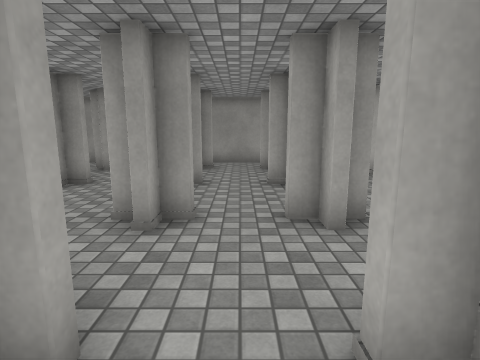
view 1 (above)

24 first-person views from a walk through a scene from a Unity 3-D project. The camera is 1.4 m above the floor, tilts 10° down and sees 80° across. Doors are open. The floor is counted in squares, 1 m on a side. Each view is taken from the middle of a square. On the plan, view 1 faces up. The plan holds only what a view shows up to about 14 squares ahead; the rest is blank. The place goes on beyond the plan. The player character is not drawn. Surface patterns are stand-ins for the level's own textures.

view 2
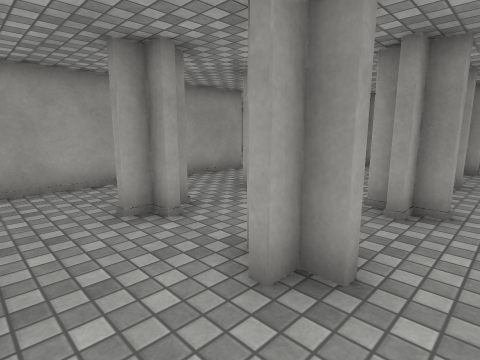

view 3
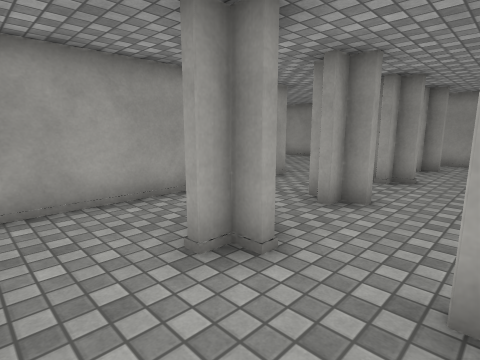

view 4
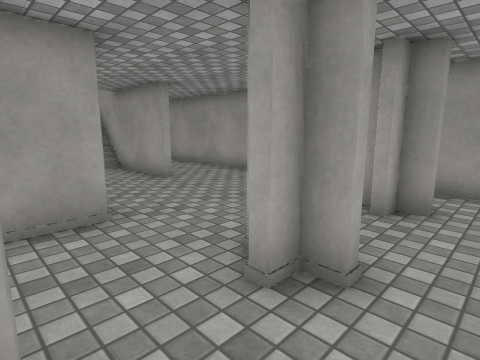

view 5
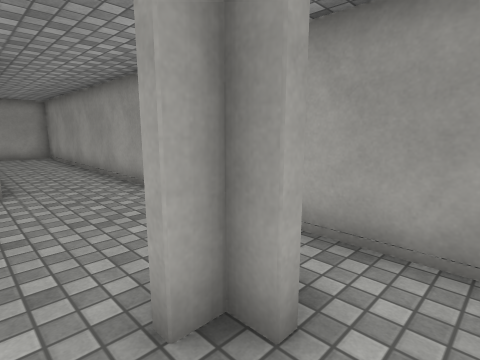

view 6
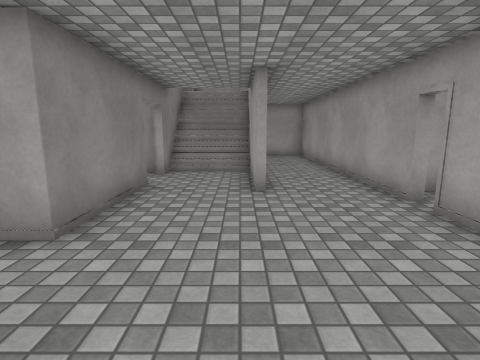

view 7
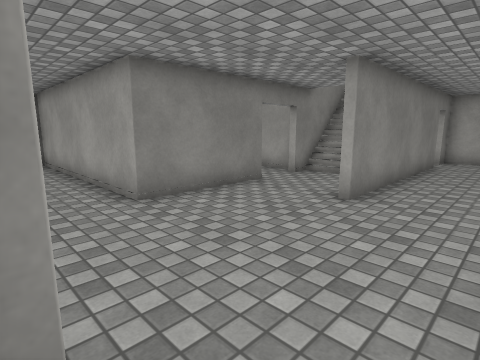

view 8
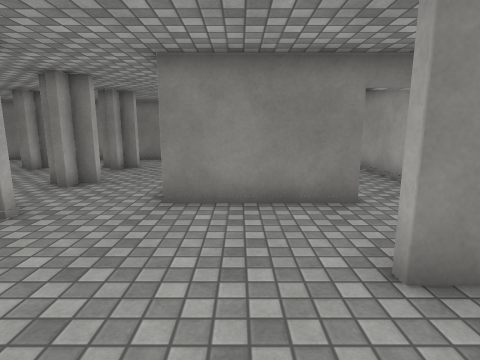

view 9
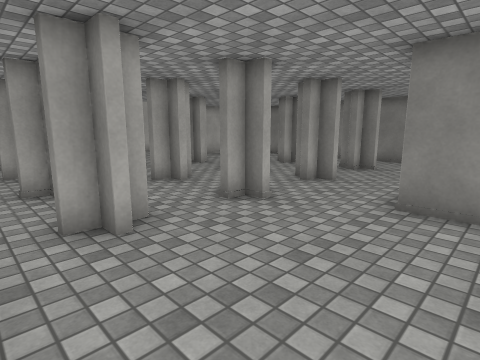

view 10
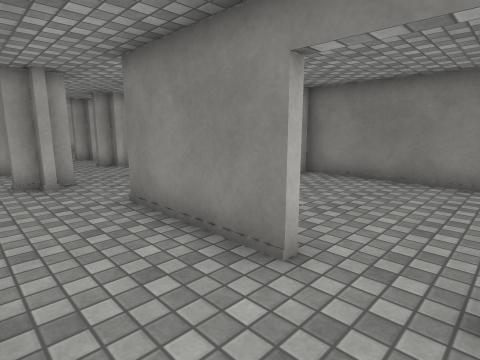

view 11
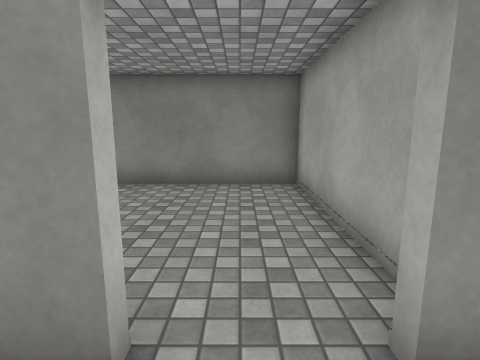

view 12
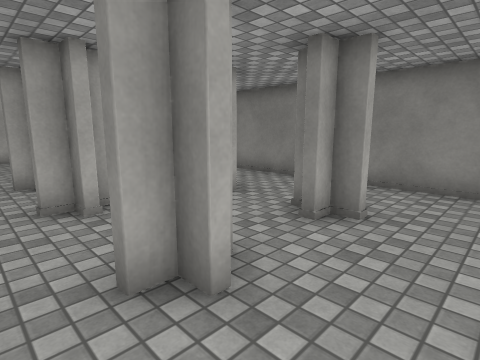

view 13
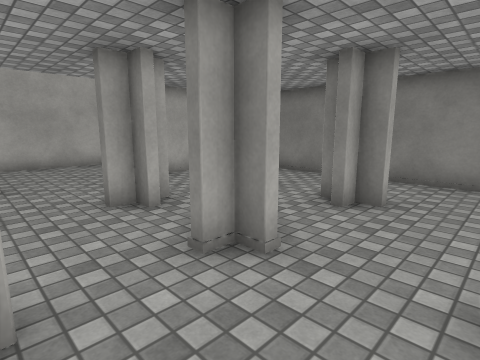

view 14
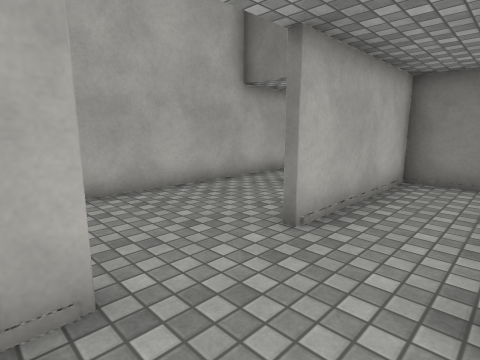

view 15
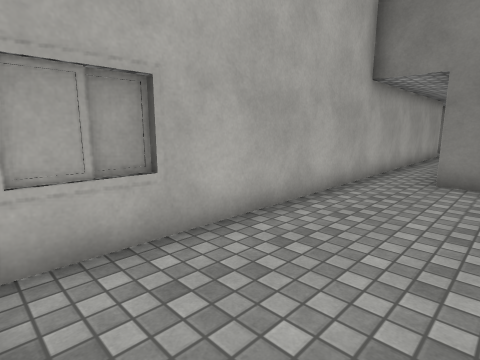

view 16
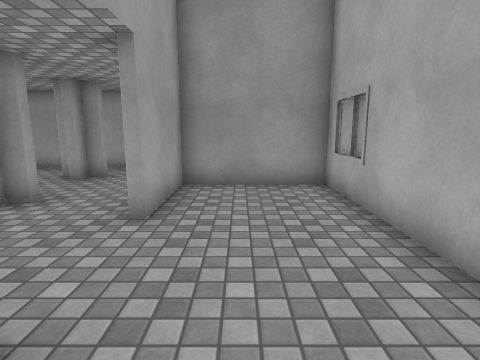

view 17
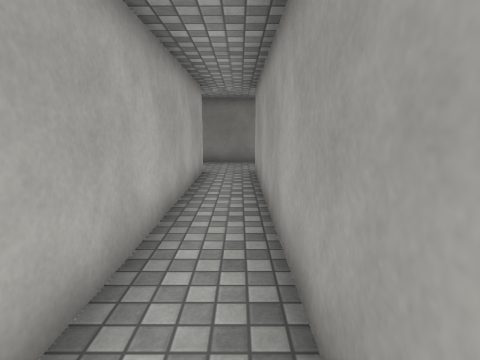

view 18
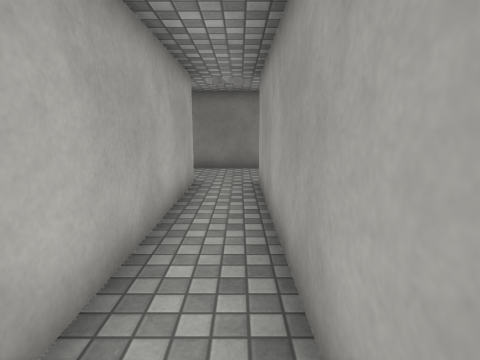

view 19
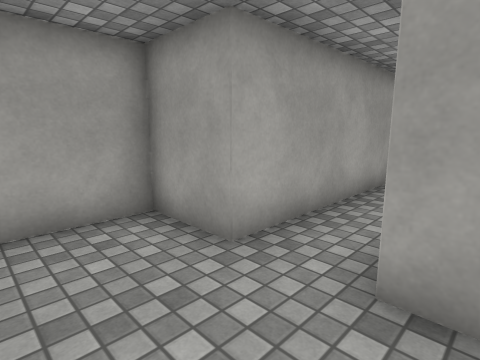

view 20
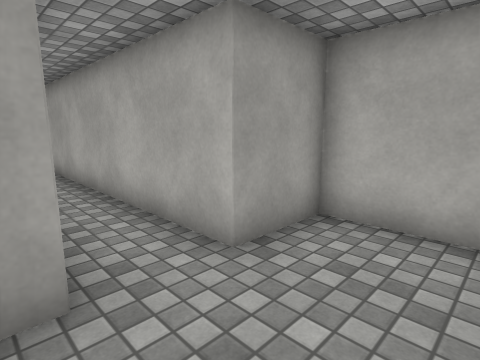

view 21
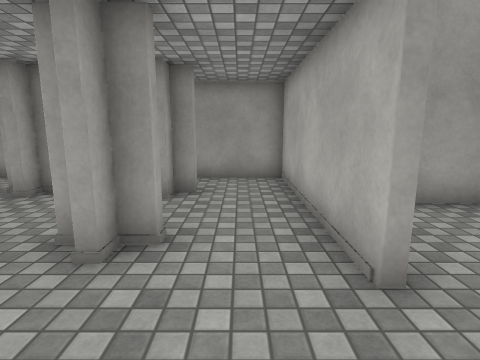

view 22
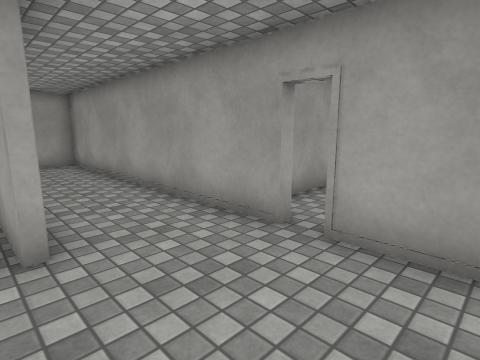

view 23
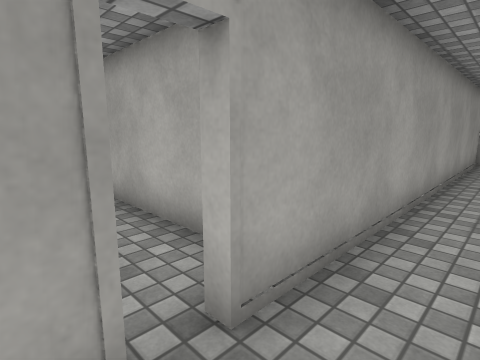

view 24
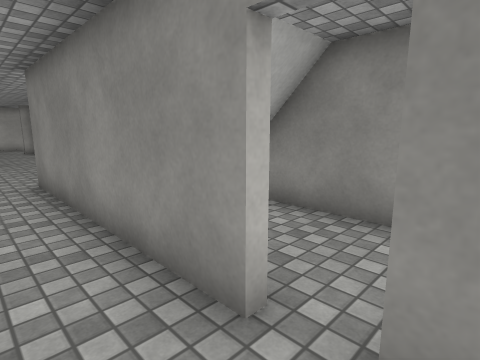

### Floor plan
Points are (right, up) in squares from view 1. A wall is a line through its corners. A room is listed if a view was taken in it or the views show most of it. See-through windows are left out.
Room 1 (views 1, 2, 3)
walls: (-2.5, -1.4) (0.5, -1.4)
ways out: opening at (-0.5, 1.5) to room 14; opening at (-2, -0.5) to room 15; opening at (1, -0.5) to room 17
Room 2 (view 4)
walls: (-4, 4.4) (-4.5, 4.4); (-4.5, 5.1) (-4.5, 3.9); (-5.2, 4.6) (-4.8, 4.6); (-4.5, 2.1) (-4.5, 0.7); (-1.5, 4.6) (-1.5, 5.1); (-4, 1.4) (-4.8, 1.4); (-5.2, 1.6) (-4.8, 1.6); (-1.8, 1.5) (-1.8, 2.1)
ways out: opening at (-3.5, 7.5) to room 3; opening at (-5, 6) to room 7; opening at (-2, 3) to room 14; opening at (-3.5, 1.5) to room 15; opening at (-5, 3) to room 16; opening at (-2, 6) to room 18
Room 3 (views 5, 6, 13)
walls: (-4, 7.4) (-4.5, 7.4); (-5.2, 7.6) (-4.5, 7.6) (-4.5, 6.7); (-1.8, 7.6) (-1.8, 8.1)
ways out: opening at (-3.5, 7.5) to room 2; opening at (-3.5, 10.5) to room 4; opening at (-5, 9) to room 5; opening at (-2, 9) to room 13
Room 4 (view 7)
walls: (-4, 10.4) (-4.5, 10.4); (-5.2, 10.6) (-4.5, 10.6) (-4.5, 9.7); (-2.5, 12.4) (-5.5, 12.4); (-1.8, 10.5) (-1.8, 11.1)
ways out: opening at (-3.5, 10.5) to room 3; opening at (-5, 12) to room 5; opening at (-2, 12) to room 12
Room 5 (views 8, 9, 22, 23, 24)
walls: (-10.5, 9.4) (-11.5, 9.4); (-9.5, 12.7) (-9.5, 12.4) (-19.5, 12.4) (-19.5, 9.6) (-18.5, 9.6); (-7.8, 13.9) (-7.8, 15.5); (-11.4, 6.6) (-7.5, 6.6); (-10.5, 15.5) (-10.5, 13.2); (-5.5, 12.4) (-8.8, 12.4) (-8.8, 12.7); (-4.8, 10.5) (-4.8, 11.1); (-4.8, 9.7) (-4.8, 10.2); (-17.8, 9.6) (-10.5, 9.6); (-4.8, 7.5) (-4.8, 8.1)
ways out: opening at (-5, 9) to room 3; opening at (-5, 12) to room 4; opening at (-18, 10) to room 6; opening at (-11, 8.5) to room 6; opening at (-6.5, 7) to room 7
Room 6 (views 10, 11)
walls: (-17.8, 6.6) (-12.9, 6.6); (-11.5, 9.4) (-15.5, 9.4)
ways out: opening at (-18, 10) to room 5; opening at (-11, 8.5) to room 5; opening at (-12, 6) to room 10
Room 7 (view 12)
walls: (-7.5, 6.6) (-7.5, 3.6); (-4.8, 6.7) (-4.8, 7.2); (-4.8, 4.6) (-4.8, 5.1)
ways out: opening at (-5, 6) to room 2; opening at (-6.5, 7) to room 5; opening at (-6.5, 4.5) to room 16
Room 8 (views 14, 15, 16, 17, 18, 21)
walls: (5.6, 0.6) (6.5, 0.6) (6.5, -8.6); (4.2, 0.6) (4.2, 3.6); (4.2, 6.2) (4.2, 8.4); (1.2, 4.4) (0.8, 4.4); (0.8, 4.6) (1.2, 4.6); (2, 7.4) (1.5, 7.4) (1.5, 6.8); (1.3, 7.4) (0.8, 7.4); (8.2, -8.6) (8.2, 9.4) (4.5, 9.4) (4.5, 6.2)
ways out: opening at (7, -9) to room 9; opening at (1, 3) to room 14; opening at (2.5, 1.5) to room 17; opening at (1, 6) to room 18; opening at (2.5, 7.5) to room 20
Room 9 (views 19, 20)
walls: (6.5, -8.6) (4.5, -8.6) (4.5, -10.8); (6.3, -11.4) (8.8, -11.4); (10.2, -10.8) (10.2, -8.6) (8.2, -8.6)
ways out: opening at (7, -9) to room 8
Room 10 (no view inside)
walls: (-13.5, 6.2) (-13.5, 0.6) (-7.8, 0.6) (-7.8, 1)
ways out: opening at (-12, 6) to room 6
Room 11 (no view inside)
walls: (2, 10.4) (1.5, 10.4) (1.5, 9.8); (4.2, 9.4) (4.2, 12.4) (0.5, 12.4)
ways out: opening at (1, 12) to room 12; opening at (2.5, 10.5) to room 20
Room 12 (no view inside)
walls: (-1, 10.4) (-1.5, 10.4) (-1.5, 9.7); (0.5, 12.4) (-2.5, 12.4)
ways out: opening at (-2, 12) to room 4; opening at (1, 12) to room 11; opening at (-0.5, 10.5) to room 13
Room 13 (no view inside)
walls: (-2.2, 7.6) (-1.8, 7.6)
ways out: opening at (-2, 9) to room 3; opening at (-0.5, 10.5) to room 12; opening at (-0.5, 7.5) to room 18; opening at (1, 9) to room 20
Room 14 (no view inside)
walls: (-1, 1.4) (-1.5, 1.4); (-2.2, 1.6) (-1.5, 1.6) (-1.5, 0.7); (-0.8, 4.4) (-2, 4.4)
ways out: opening at (-0.5, 1.5) to room 1; opening at (-2, 3) to room 2; opening at (1, 3) to room 8; opening at (0, 4.5) to room 18
Room 15 (no view inside)
walls: (-5.5, -1.4) (-2.5, -1.4)
ways out: opening at (-2, -0.5) to room 1; opening at (-3.5, 1.5) to room 2; opening at (-5, -0.5) to room 19
Room 16 (no view inside)
walls: (-7.5, 3.6) (-7.5, 0.6); (-4.8, 1.6) (-4.8, 2.1)
ways out: opening at (-5, 3) to room 2; opening at (-6.5, 4.5) to room 7; opening at (-6.5, 1.5) to room 19
Room 17 (no view inside)
walls: (1.2, 1.4) (0.7, 1.4); (0.5, -1.4) (4.2, -1.4) (4.2, 0.6)
ways out: opening at (1, -0.5) to room 1; opening at (2.5, 1.5) to room 8
Room 18 (no view inside)
walls: (-1.3, 4.4) (-1.3, 3.7); (-2, 4.6) (-1.5, 4.6); (1.2, 4.6) (1.2, 5.1); (1.2, 3.8) (1.2, 4.4)
ways out: opening at (-2, 6) to room 2; opening at (1, 6) to room 8; opening at (-0.5, 7.5) to room 13; opening at (0, 4.5) to room 14
Room 19 (no view inside)
walls: (-7.5, 0.6) (-7.5, -1.4) (-5.5, -1.4)
ways out: opening at (-5, -0.5) to room 15; opening at (-6.5, 1.5) to room 16
Room 20 (no view inside)
walls: (4.2, 8.4) (4.2, 9.4)
ways out: opening at (2.5, 7.5) to room 8; opening at (2.5, 10.5) to room 11; opening at (1, 9) to room 13

Where each view was taken, in squares from view 1:
view 1: 0 up, 0 right, facing up
view 2: 1 down, 0 right, facing up-left
view 3: 1 down, 2 left, facing up-left
view 4: 5 up, 3 left, facing up-left
view 5: 9 up, 3 left, facing up-left
view 6: 9 up, 4 left, facing left
view 7: 12 up, 5 left, facing down-left
view 8: 12 up, 9 left, facing down
view 9: 12 up, 9 left, facing down-right
view 10: 9 up, 13 left, facing down-right
view 11: 8 up, 12 left, facing down
view 12: 6 up, 7 left, facing down-right
view 13: 7 up, 4 left, facing down-right
view 14: 7 up, 2 right, facing down-right
view 15: 9 up, 5 right, facing down-right
view 16: 2 up, 6 right, facing up
view 17: 1 up, 7 right, facing down
view 18: 1 down, 7 right, facing down
view 19: 11 down, 9 right, facing up-left
view 20: 11 down, 6 right, facing up-right
view 21: 4 up, 3 right, facing up
view 22: 9 up, 7 left, facing up-left
view 23: 11 up, 10 left, facing up-right
view 24: 11 up, 19 left, facing down-right
